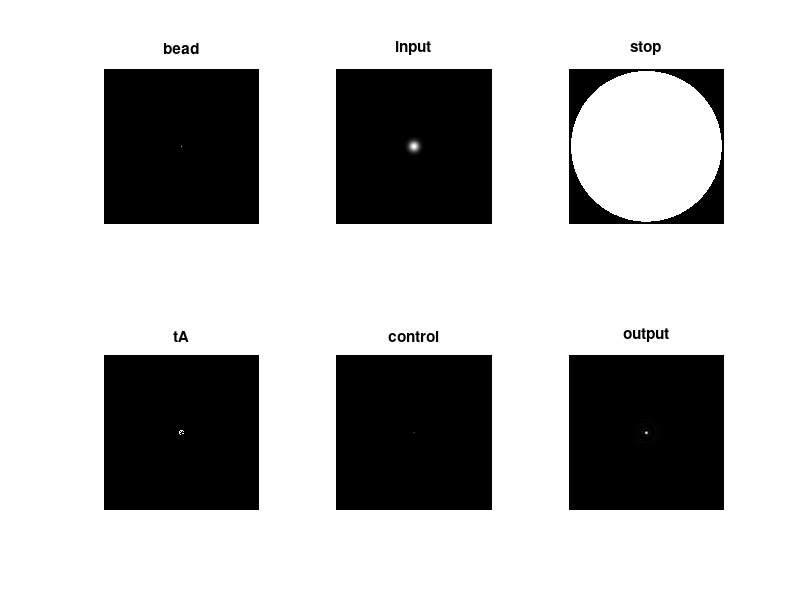

Write MATLAB code to recreate this figure.
% when applying gauss bean to incident illumination, you need to utilize
% FFT to accelerate the pace of processing.
clear,clc
disp('Program begins...');
tic
%% set parameters
 
% k = 2*pi/lambda;
% focus = 200*10^-3;            % the focus of lens after the ring mask
% *********************************
Rav1 = 100;         dR1 = 25;
Rav2 = 200;         dR2 = 50;
% *********************************
R1 = Rav1-dR1/2;
R2 = Rav1+dR1/2;
R3 = Rav2-dR2/2;
R4 = Rav2+dR2/2;
%% set bead
x = linspace(-85,85,1700);
y = linspace(-85,85,1700);
[X,Y] = meshgrid(x,y);
mu = [0,0];
bsize = 1;
sigma = [(bsize/2)^2,0;0,(bsize/2)^2];
dist = mvnpdf([X(:),Y(:)],mu,sigma);
bead = reshape(dist,size(X));
%% set ring mask
magnitude = 80;
rho = sqrt((X*magnitude).^2+(Y*magnitude).^2);
tA = (rho>=R1).*(rho<=R2)+(rho>=R3).*(rho<=R4);
r_stop = 2*1.45/sqrt(1.515^2-1.45^2)*1000;
stop = (sqrt((X*magnitude).^2+(Y*magnitude).^2))<=r_stop;
%% propagation
ipt = fftshift(fft2(fftshift(bead)));
int_ipt = (abs(ipt)).^2;
int_ipt = int_ipt/max(max(int_ipt));
% *************************************
ctr = fftshift(fft2(fftshift(ipt.*stop)));
int_ctr = (abs(ctr)).^2;
int_ctr = int_ctr/max(max(int_ctr));
% *************************************
opt = fftshift(fft2(fftshift(ipt.*tA.*stop)));
int_opt = (abs(opt)).^2;
int_opt = int_opt/max(max(int_opt));
% *************************************
toc
%% plotting
figure(1)
subplot(2,3,1),imshow(bead),title('bead');
subplot(2,3,2),imshow(int_ipt),title('input');
subplot(2,3,3),imshow(stop),title('stop');
subplot(2,3,4),imshow(tA),title('tA');
subplot(2,3,5),imshow(int_ctr),title('control');
subplot(2,3,6),imshow(int_opt),title('output');
colormap(hot);